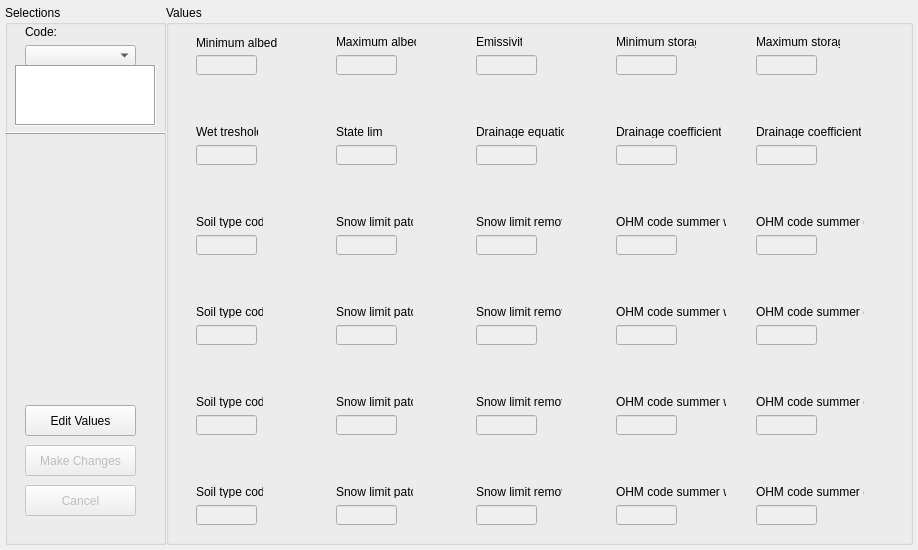
<?xml version="1.0" encoding="UTF-8"?>
<ui version="4.0">
 <class>Form</class>
 <widget class="QWidget" name="Form">
  <property name="geometry">
   <rect>
    <x>0</x>
    <y>0</y>
    <width>918</width>
    <height>550</height>
   </rect>
  </property>
  <property name="windowTitle">
   <string>Form</string>
  </property>
  <layout class="QHBoxLayout" name="horizontalLayout">
   <property name="spacing">
    <number>0</number>
   </property>
   <property name="sizeConstraint">
    <enum>QLayout::SetDefaultConstraint</enum>
   </property>
   <property name="margin">
    <number>5</number>
   </property>
   <item>
    <widget class="QGroupBox" name="groupBox">
     <property name="maximumSize">
      <size>
       <width>161</width>
       <height>16777215</height>
      </size>
     </property>
     <property name="title">
      <string>Selections</string>
     </property>
     <property name="flat">
      <bool>false</bool>
     </property>
     <widget class="QLabel" name="label">
      <property name="geometry">
       <rect>
        <x>20</x>
        <y>20</y>
        <width>46</width>
        <height>13</height>
       </rect>
      </property>
      <property name="text">
       <string>Code:</string>
      </property>
     </widget>
     <widget class="QComboBox" name="comboBox">
      <property name="geometry">
       <rect>
        <x>20</x>
        <y>40</y>
        <width>111</width>
        <height>21</height>
       </rect>
      </property>
     </widget>
     <widget class="QPushButton" name="editButton">
      <property name="geometry">
       <rect>
        <x>20</x>
        <y>400</y>
        <width>111</width>
        <height>31</height>
       </rect>
      </property>
      <property name="text">
       <string>Edit Values</string>
      </property>
      <property name="default">
       <bool>false</bool>
      </property>
      <property name="flat">
       <bool>false</bool>
      </property>
     </widget>
     <widget class="QPushButton" name="changeButton">
      <property name="enabled">
       <bool>false</bool>
      </property>
      <property name="geometry">
       <rect>
        <x>20</x>
        <y>440</y>
        <width>111</width>
        <height>31</height>
       </rect>
      </property>
      <property name="text">
       <string>Make Changes</string>
      </property>
     </widget>
     <widget class="QPushButton" name="cancelButton">
      <property name="enabled">
       <bool>false</bool>
      </property>
      <property name="geometry">
       <rect>
        <x>20</x>
        <y>480</y>
        <width>111</width>
        <height>31</height>
       </rect>
      </property>
      <property name="text">
       <string>Cancel</string>
      </property>
     </widget>
     <widget class="Line" name="line">
      <property name="geometry">
       <rect>
        <x>0</x>
        <y>120</y>
        <width>161</width>
        <height>16</height>
       </rect>
      </property>
      <property name="frameShadow">
       <enum>QFrame::Raised</enum>
      </property>
      <property name="orientation">
       <enum>Qt::Horizontal</enum>
      </property>
     </widget>
     <widget class="QTextBrowser" name="exp_label">
      <property name="enabled">
       <bool>true</bool>
      </property>
      <property name="geometry">
       <rect>
        <x>10</x>
        <y>60</y>
        <width>141</width>
        <height>61</height>
       </rect>
      </property>
      <property name="frameShape">
       <enum>QFrame::Box</enum>
      </property>
     </widget>
    </widget>
   </item>
   <item>
    <widget class="QGroupBox" name="groupBox2">
     <property name="title">
      <string>Values</string>
     </property>
     <property name="flat">
      <bool>false</bool>
     </property>
     <property name="checkable">
      <bool>false</bool>
     </property>
     <widget class="QLabel" name="label_6">
      <property name="geometry">
       <rect>
        <x>590</x>
        <y>30</y>
        <width>84</width>
        <height>13</height>
       </rect>
      </property>
      <property name="text">
       <string>Maximum storage</string>
      </property>
     </widget>
     <widget class="QLabel" name="label_2">
      <property name="geometry">
       <rect>
        <x>30</x>
        <y>30</y>
        <width>81</width>
        <height>16</height>
       </rect>
      </property>
      <property name="text">
       <string>Minimum albedo</string>
      </property>
     </widget>
     <widget class="QLineEdit" name="lineEdit_14">
      <property name="enabled">
       <bool>false</bool>
      </property>
      <property name="geometry">
       <rect>
        <x>450</x>
        <y>230</y>
        <width>61</width>
        <height>20</height>
       </rect>
      </property>
     </widget>
     <widget class="QLineEdit" name="lineEdit_12">
      <property name="enabled">
       <bool>false</bool>
      </property>
      <property name="geometry">
       <rect>
        <x>170</x>
        <y>230</y>
        <width>61</width>
        <height>20</height>
       </rect>
      </property>
     </widget>
     <widget class="QLabel" name="label_20">
      <property name="geometry">
       <rect>
        <x>310</x>
        <y>210</y>
        <width>86</width>
        <height>13</height>
       </rect>
      </property>
      <property name="text">
       <string>Snow limit remove</string>
      </property>
     </widget>
     <widget class="QLabel" name="label_8">
      <property name="geometry">
       <rect>
        <x>310</x>
        <y>120</y>
        <width>88</width>
        <height>13</height>
       </rect>
      </property>
      <property name="text">
       <string>Drainage equation</string>
      </property>
     </widget>
     <widget class="QLabel" name="label_25">
      <property name="geometry">
       <rect>
        <x>170</x>
        <y>120</y>
        <width>47</width>
        <height>13</height>
       </rect>
      </property>
      <property name="text">
       <string>State limit</string>
      </property>
     </widget>
     <widget class="QLabel" name="label_19">
      <property name="geometry">
       <rect>
        <x>170</x>
        <y>210</y>
        <width>77</width>
        <height>13</height>
       </rect>
      </property>
      <property name="text">
       <string>Snow limit patch</string>
      </property>
     </widget>
     <widget class="QLabel" name="label_7">
      <property name="geometry">
       <rect>
        <x>30</x>
        <y>120</y>
        <width>62</width>
        <height>13</height>
       </rect>
      </property>
      <property name="text">
       <string>Wet treshold</string>
      </property>
     </widget>
     <widget class="QLineEdit" name="lineEdit_7">
      <property name="enabled">
       <bool>false</bool>
      </property>
      <property name="geometry">
       <rect>
        <x>170</x>
        <y>140</y>
        <width>61</width>
        <height>20</height>
       </rect>
      </property>
     </widget>
     <widget class="QLineEdit" name="lineEdit_6">
      <property name="enabled">
       <bool>false</bool>
      </property>
      <property name="geometry">
       <rect>
        <x>30</x>
        <y>140</y>
        <width>61</width>
        <height>20</height>
       </rect>
      </property>
     </widget>
     <widget class="QLineEdit" name="lineEdit_13">
      <property name="enabled">
       <bool>false</bool>
      </property>
      <property name="geometry">
       <rect>
        <x>310</x>
        <y>230</y>
        <width>61</width>
        <height>20</height>
       </rect>
      </property>
     </widget>
     <widget class="QLabel" name="label_22">
      <property name="geometry">
       <rect>
        <x>450</x>
        <y>210</y>
        <width>110</width>
        <height>13</height>
       </rect>
      </property>
      <property name="text">
       <string>OHM code summer wet</string>
      </property>
     </widget>
     <widget class="QLineEdit" name="lineEdit_9">
      <property name="enabled">
       <bool>false</bool>
      </property>
      <property name="geometry">
       <rect>
        <x>450</x>
        <y>140</y>
        <width>61</width>
        <height>20</height>
       </rect>
      </property>
     </widget>
     <widget class="QLineEdit" name="lineEdit_2">
      <property name="enabled">
       <bool>false</bool>
      </property>
      <property name="geometry">
       <rect>
        <x>170</x>
        <y>50</y>
        <width>61</width>
        <height>20</height>
       </rect>
      </property>
     </widget>
     <widget class="QLineEdit" name="lineEdit_8">
      <property name="enabled">
       <bool>false</bool>
      </property>
      <property name="geometry">
       <rect>
        <x>310</x>
        <y>140</y>
        <width>61</width>
        <height>20</height>
       </rect>
      </property>
     </widget>
     <widget class="QLabel" name="label_4">
      <property name="geometry">
       <rect>
        <x>310</x>
        <y>30</y>
        <width>46</width>
        <height>13</height>
       </rect>
      </property>
      <property name="text">
       <string>Emissivity</string>
      </property>
     </widget>
     <widget class="QLabel" name="label_3">
      <property name="geometry">
       <rect>
        <x>170</x>
        <y>30</y>
        <width>80</width>
        <height>13</height>
       </rect>
      </property>
      <property name="text">
       <string>Maximum albedo</string>
      </property>
     </widget>
     <widget class="QLabel" name="label_10">
      <property name="geometry">
       <rect>
        <x>450</x>
        <y>120</y>
        <width>105</width>
        <height>13</height>
       </rect>
      </property>
      <property name="text">
       <string>Drainage coefficient 1</string>
      </property>
     </widget>
     <widget class="QLabel" name="label_21">
      <property name="geometry">
       <rect>
        <x>590</x>
        <y>210</y>
        <width>108</width>
        <height>13</height>
       </rect>
      </property>
      <property name="text">
       <string>OHM code summer dry</string>
      </property>
     </widget>
     <widget class="QLineEdit" name="lineEdit_3">
      <property name="enabled">
       <bool>false</bool>
      </property>
      <property name="geometry">
       <rect>
        <x>310</x>
        <y>50</y>
        <width>61</width>
        <height>20</height>
       </rect>
      </property>
     </widget>
     <widget class="QLabel" name="label_9">
      <property name="geometry">
       <rect>
        <x>590</x>
        <y>120</y>
        <width>105</width>
        <height>13</height>
       </rect>
      </property>
      <property name="text">
       <string>Drainage coefficient 2</string>
      </property>
     </widget>
     <widget class="QLabel" name="label_11">
      <property name="geometry">
       <rect>
        <x>30</x>
        <y>210</y>
        <width>67</width>
        <height>13</height>
       </rect>
      </property>
      <property name="text">
       <string>Soil type code</string>
      </property>
     </widget>
     <widget class="QLineEdit" name="lineEdit_15">
      <property name="enabled">
       <bool>false</bool>
      </property>
      <property name="geometry">
       <rect>
        <x>590</x>
        <y>230</y>
        <width>61</width>
        <height>20</height>
       </rect>
      </property>
     </widget>
     <widget class="QLineEdit" name="lineEdit_4">
      <property name="enabled">
       <bool>false</bool>
      </property>
      <property name="geometry">
       <rect>
        <x>450</x>
        <y>50</y>
        <width>61</width>
        <height>20</height>
       </rect>
      </property>
     </widget>
     <widget class="QLineEdit" name="lineEdit_1">
      <property name="enabled">
       <bool>false</bool>
      </property>
      <property name="geometry">
       <rect>
        <x>30</x>
        <y>50</y>
        <width>61</width>
        <height>20</height>
       </rect>
      </property>
     </widget>
     <widget class="QLabel" name="label_5">
      <property name="geometry">
       <rect>
        <x>450</x>
        <y>30</y>
        <width>80</width>
        <height>13</height>
       </rect>
      </property>
      <property name="text">
       <string>Minimum storage</string>
      </property>
     </widget>
     <widget class="QLineEdit" name="lineEdit_10">
      <property name="enabled">
       <bool>false</bool>
      </property>
      <property name="geometry">
       <rect>
        <x>590</x>
        <y>140</y>
        <width>61</width>
        <height>20</height>
       </rect>
      </property>
     </widget>
     <widget class="QLineEdit" name="lineEdit_11">
      <property name="enabled">
       <bool>false</bool>
      </property>
      <property name="geometry">
       <rect>
        <x>30</x>
        <y>230</y>
        <width>61</width>
        <height>20</height>
       </rect>
      </property>
     </widget>
     <widget class="QLineEdit" name="lineEdit_5">
      <property name="enabled">
       <bool>false</bool>
      </property>
      <property name="geometry">
       <rect>
        <x>590</x>
        <y>50</y>
        <width>61</width>
        <height>20</height>
       </rect>
      </property>
     </widget>
     <widget class="QLineEdit" name="lineEdit_16">
      <property name="enabled">
       <bool>false</bool>
      </property>
      <property name="geometry">
       <rect>
        <x>30</x>
        <y>320</y>
        <width>61</width>
        <height>20</height>
       </rect>
      </property>
     </widget>
     <widget class="QLabel" name="label_23">
      <property name="geometry">
       <rect>
        <x>170</x>
        <y>300</y>
        <width>77</width>
        <height>13</height>
       </rect>
      </property>
      <property name="text">
       <string>Snow limit patch</string>
      </property>
     </widget>
     <widget class="QLineEdit" name="lineEdit_17">
      <property name="enabled">
       <bool>false</bool>
      </property>
      <property name="geometry">
       <rect>
        <x>170</x>
        <y>320</y>
        <width>61</width>
        <height>20</height>
       </rect>
      </property>
     </widget>
     <widget class="QLabel" name="label_24">
      <property name="geometry">
       <rect>
        <x>310</x>
        <y>300</y>
        <width>86</width>
        <height>13</height>
       </rect>
      </property>
      <property name="text">
       <string>Snow limit remove</string>
      </property>
     </widget>
     <widget class="QLineEdit" name="lineEdit_18">
      <property name="enabled">
       <bool>false</bool>
      </property>
      <property name="geometry">
       <rect>
        <x>310</x>
        <y>320</y>
        <width>61</width>
        <height>20</height>
       </rect>
      </property>
     </widget>
     <widget class="QLabel" name="label_12">
      <property name="geometry">
       <rect>
        <x>30</x>
        <y>300</y>
        <width>67</width>
        <height>13</height>
       </rect>
      </property>
      <property name="text">
       <string>Soil type code</string>
      </property>
     </widget>
     <widget class="QLabel" name="label_26">
      <property name="geometry">
       <rect>
        <x>450</x>
        <y>300</y>
        <width>110</width>
        <height>13</height>
       </rect>
      </property>
      <property name="text">
       <string>OHM code summer wet</string>
      </property>
     </widget>
     <widget class="QLineEdit" name="lineEdit_19">
      <property name="enabled">
       <bool>false</bool>
      </property>
      <property name="geometry">
       <rect>
        <x>450</x>
        <y>320</y>
        <width>61</width>
        <height>20</height>
       </rect>
      </property>
     </widget>
     <widget class="QLineEdit" name="lineEdit_20">
      <property name="enabled">
       <bool>false</bool>
      </property>
      <property name="geometry">
       <rect>
        <x>590</x>
        <y>320</y>
        <width>61</width>
        <height>20</height>
       </rect>
      </property>
     </widget>
     <widget class="QLabel" name="label_27">
      <property name="geometry">
       <rect>
        <x>590</x>
        <y>300</y>
        <width>108</width>
        <height>13</height>
       </rect>
      </property>
      <property name="text">
       <string>OHM code summer dry</string>
      </property>
     </widget>
     <widget class="QLabel" name="label_28">
      <property name="geometry">
       <rect>
        <x>170</x>
        <y>390</y>
        <width>77</width>
        <height>13</height>
       </rect>
      </property>
      <property name="text">
       <string>Snow limit patch</string>
      </property>
     </widget>
     <widget class="QLabel" name="label_29">
      <property name="geometry">
       <rect>
        <x>590</x>
        <y>390</y>
        <width>108</width>
        <height>13</height>
       </rect>
      </property>
      <property name="text">
       <string>OHM code summer dry</string>
      </property>
     </widget>
     <widget class="QLabel" name="label_13">
      <property name="geometry">
       <rect>
        <x>30</x>
        <y>390</y>
        <width>67</width>
        <height>13</height>
       </rect>
      </property>
      <property name="text">
       <string>Soil type code</string>
      </property>
     </widget>
     <widget class="QLineEdit" name="lineEdit_21">
      <property name="enabled">
       <bool>false</bool>
      </property>
      <property name="geometry">
       <rect>
        <x>30</x>
        <y>410</y>
        <width>61</width>
        <height>20</height>
       </rect>
      </property>
     </widget>
     <widget class="QLineEdit" name="lineEdit_22">
      <property name="enabled">
       <bool>false</bool>
      </property>
      <property name="geometry">
       <rect>
        <x>170</x>
        <y>410</y>
        <width>61</width>
        <height>20</height>
       </rect>
      </property>
     </widget>
     <widget class="QLineEdit" name="lineEdit_23">
      <property name="enabled">
       <bool>false</bool>
      </property>
      <property name="geometry">
       <rect>
        <x>310</x>
        <y>410</y>
        <width>61</width>
        <height>20</height>
       </rect>
      </property>
     </widget>
     <widget class="QLineEdit" name="lineEdit_24">
      <property name="enabled">
       <bool>false</bool>
      </property>
      <property name="geometry">
       <rect>
        <x>450</x>
        <y>410</y>
        <width>61</width>
        <height>20</height>
       </rect>
      </property>
     </widget>
     <widget class="QLineEdit" name="lineEdit_25">
      <property name="enabled">
       <bool>false</bool>
      </property>
      <property name="geometry">
       <rect>
        <x>590</x>
        <y>410</y>
        <width>61</width>
        <height>20</height>
       </rect>
      </property>
     </widget>
     <widget class="QLabel" name="label_30">
      <property name="geometry">
       <rect>
        <x>310</x>
        <y>390</y>
        <width>86</width>
        <height>13</height>
       </rect>
      </property>
      <property name="text">
       <string>Snow limit remove</string>
      </property>
     </widget>
     <widget class="QLabel" name="label_31">
      <property name="geometry">
       <rect>
        <x>450</x>
        <y>390</y>
        <width>110</width>
        <height>13</height>
       </rect>
      </property>
      <property name="text">
       <string>OHM code summer wet</string>
      </property>
     </widget>
     <widget class="QLineEdit" name="lineEdit_26">
      <property name="enabled">
       <bool>false</bool>
      </property>
      <property name="geometry">
       <rect>
        <x>30</x>
        <y>500</y>
        <width>61</width>
        <height>20</height>
       </rect>
      </property>
     </widget>
     <widget class="QLabel" name="label_14">
      <property name="geometry">
       <rect>
        <x>30</x>
        <y>480</y>
        <width>67</width>
        <height>13</height>
       </rect>
      </property>
      <property name="text">
       <string>Soil type code</string>
      </property>
     </widget>
     <widget class="QLabel" name="label_32">
      <property name="geometry">
       <rect>
        <x>170</x>
        <y>480</y>
        <width>77</width>
        <height>13</height>
       </rect>
      </property>
      <property name="text">
       <string>Snow limit patch</string>
      </property>
     </widget>
     <widget class="QLabel" name="label_33">
      <property name="geometry">
       <rect>
        <x>590</x>
        <y>480</y>
        <width>108</width>
        <height>13</height>
       </rect>
      </property>
      <property name="text">
       <string>OHM code summer dry</string>
      </property>
     </widget>
     <widget class="QLineEdit" name="lineEdit_27">
      <property name="enabled">
       <bool>false</bool>
      </property>
      <property name="geometry">
       <rect>
        <x>170</x>
        <y>500</y>
        <width>61</width>
        <height>20</height>
       </rect>
      </property>
     </widget>
     <widget class="QLabel" name="label_34">
      <property name="geometry">
       <rect>
        <x>310</x>
        <y>480</y>
        <width>86</width>
        <height>13</height>
       </rect>
      </property>
      <property name="text">
       <string>Snow limit remove</string>
      </property>
     </widget>
     <widget class="QLineEdit" name="lineEdit_28">
      <property name="enabled">
       <bool>false</bool>
      </property>
      <property name="geometry">
       <rect>
        <x>310</x>
        <y>500</y>
        <width>61</width>
        <height>20</height>
       </rect>
      </property>
     </widget>
     <widget class="QLineEdit" name="lineEdit_29">
      <property name="enabled">
       <bool>false</bool>
      </property>
      <property name="geometry">
       <rect>
        <x>450</x>
        <y>500</y>
        <width>61</width>
        <height>20</height>
       </rect>
      </property>
     </widget>
     <widget class="QLineEdit" name="lineEdit_30">
      <property name="enabled">
       <bool>false</bool>
      </property>
      <property name="geometry">
       <rect>
        <x>590</x>
        <y>500</y>
        <width>61</width>
        <height>20</height>
       </rect>
      </property>
     </widget>
     <widget class="QLabel" name="label_35">
      <property name="geometry">
       <rect>
        <x>450</x>
        <y>480</y>
        <width>110</width>
        <height>13</height>
       </rect>
      </property>
      <property name="text">
       <string>OHM code summer wet</string>
      </property>
     </widget>
    </widget>
   </item>
  </layout>
 </widget>
 <resources/>
 <connections/>
</ui>
